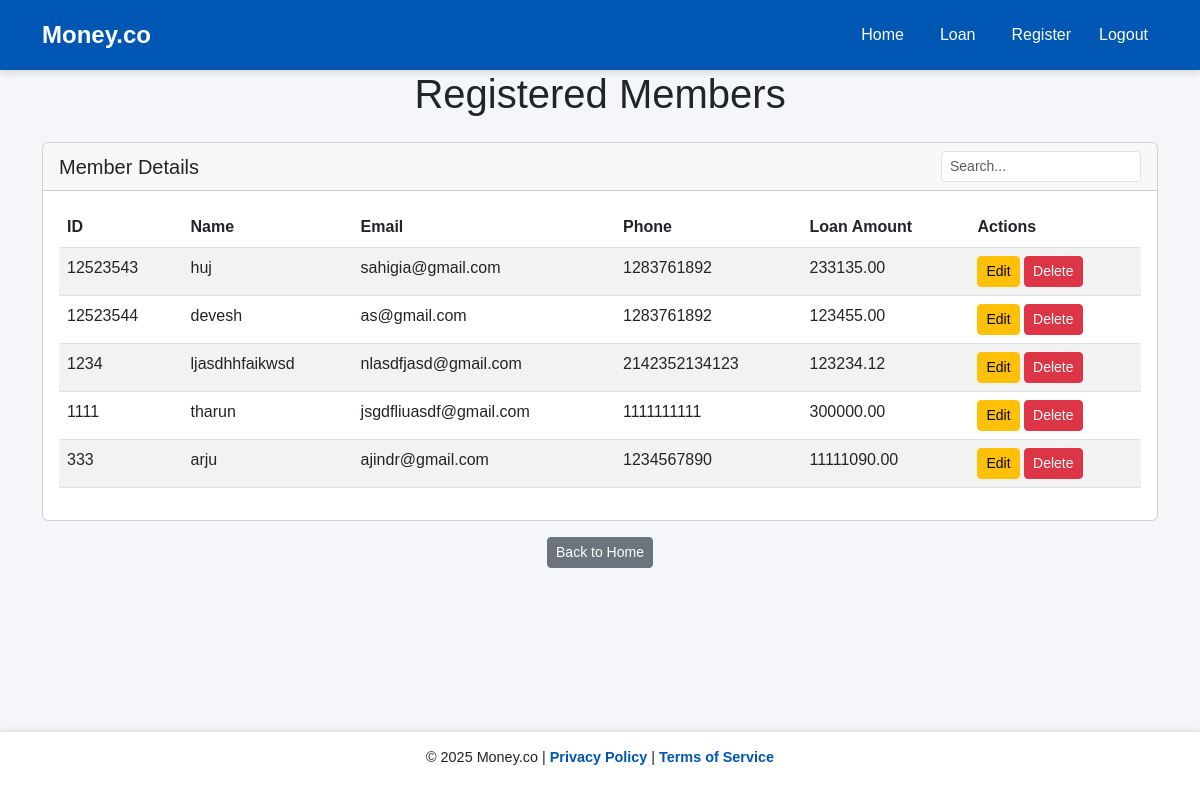
/loan/, run on an earlier commit of the app's database.
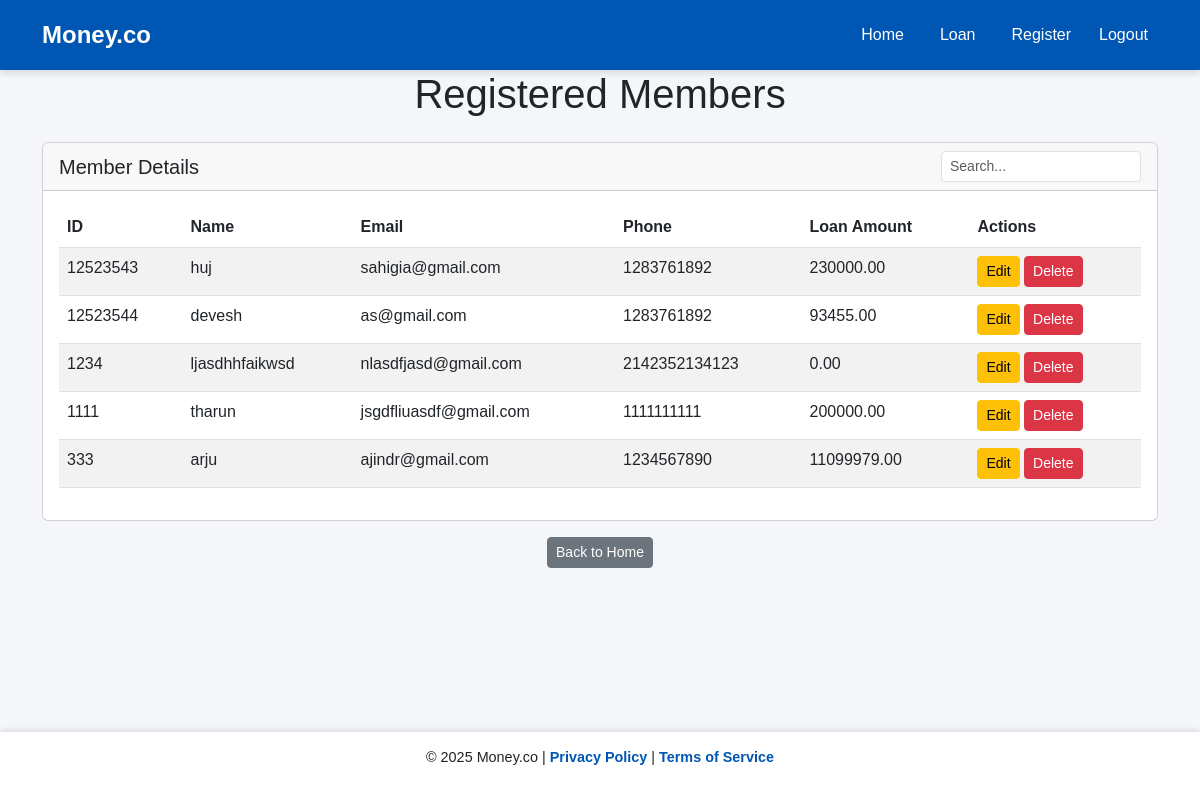
And on a later commit of the database.
### moneyapp/models.py (models this page shows, shortened)
class Member(models.Model):
    ROLE_CHOICES = [
        ('Teaching', 'Teaching Staff'),
        ('Non-Teaching', 'Non-Teaching Staff'),
    ]
    name = models.CharField(max_length=100)
    member_id = models.CharField(max_length=50, unique=True)
    department = models.CharField(max_length=100, blank=True)
    designation = models.CharField(max_length=100, blank=True)
    mob = models.BigIntegerField()
    email = models.EmailField()
    dob = models.DateField()
    doj = models.DateField()
    doj_service = models.DateField()
    maximum_period = models.IntegerField()
    max_loan_amount = models.DecimalField(max_digits=10, decimal_places=2)
    city = models.CharField(max_length=100)
    pincode = models.CharField(max_length=10)
    role = models.CharField(max_length=20, choices=ROLE_CHOICES, default='Non-Teaching')
    has_loan = models.BooleanField(default=False)

### moneyapp/views.py (the view)
# urls.py: path('loan/', views.loan_information, name='loan'),
def loan_information(request):
    members = Member.objects.all()
    return render(request, 'loan.html', {'members': members})

### moneyapp/templates/loan.html (shortened to what this page needs)
{% extends 'base.html' %}
{% block content %}
<div class="container">
    <h1 class="text-center mb-4">Registered Members</h1>
    <div class="card">
        <div class="card-header d-flex justify-content-between align-items-center">
            <h5 class="mb-0">Member Details</h5>
            <input type="text" id="tableSearch" class="form-control form-control-sm"
                   placeholder="Search..." style="width: 200px;">
        </div>
        <div class="card-body">
            {% if members %}
                <table class="table table-striped">
                    <thead>
                        <tr>
                            <th>ID</th>
                            <th>Name</th>
                            <th>Email</th>
                            <th>Phone</th>
                            <th>Loan Amount</th>
                            <th>Actions</th>
                        </tr>
                    </thead>
                    <tbody>
                        {% for member in members %}
                        <tr data-href="{% url 'detail_members' member.id %}" style="cursor: pointer;">
                            <td>{{ member.member_id }}</td>
                            <td>{{ member.name }}</td>
                            <td>{{ member.email }}</td>
                            <td>{{ member.mob }}</td>
                            <td>{{ member.max_loan_amount }}</td>
                            <td>
                                <a href="{% url 'edit_member' member.id %}" class="btn btn-warning btn-sm">Edit</a>
                                <a href="{% url 'delete_member' member.id %}" class="btn btn-danger btn-sm delete-btn"
                                   onclick="return confirm('Are you sure you want to delete this member?');">
                                    Delete
                                </a>
                            </td>
                        </tr>
                        {% endfor %}
                    </tbody>
                </table>
            {% else %}
                <p class="text-center">No members registered.</p>
            {% endif %}
        </div>
    </div>
    <div class="text-center mt-3">
        <a href="{% url 'home' %}" class="btn btn-sm btn-secondary">Back to Home</a>
    </div>
</div>
{% endblock %}

What changed in the data, as far as the page shows it:
changed Member "huj": max_loan_amount "233135.00" → "230000.00"
changed Member "devesh": max_loan_amount "123455.00" → "93455.00"
changed Member "ljasdhhfaikwsd": max_loan_amount "123234.12" → "0.00"
changed Member "tharun": max_loan_amount "300000.00" → "200000.00"
changed Member "arju": max_loan_amount "11111090.00" → "11099979.00"
